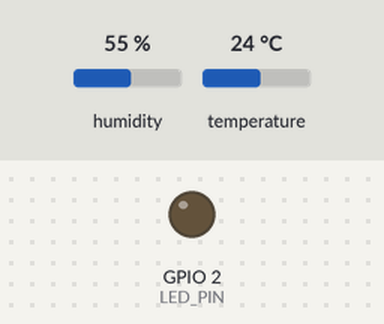
Bench run of a sketch on a simulated ESP8266 (NodeMCU). On the bench: output pins drawn as LEDs (lit = HIGH). The test bench sets the inputs (shaded band); at power-on: humidity 55 %, temperature 24 °C. WiFi joins after 1.5 s; servers stay silent unless stated; uploads are accepted with an empty reply; what the sketch prints to the serial monitor is not drawn.

Above: at 1.63 s.
At 4.2 s:
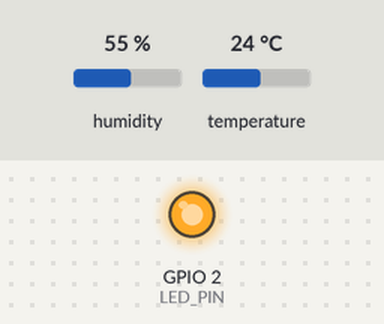
Timing chart, 0 to 8.3 s (numbered marks = the images above):
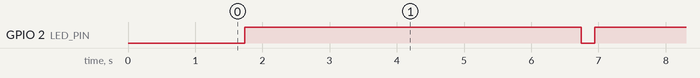

The sketch:

arduino.ino
```cpp
/**
 * Simple Arduino program for an ESP286 microcontroller
 * that polls temperature and humidity values from a
 * DHT22 sensor and transmits them via HTTP POST as
 * a JSON document.
 */

#include <ESP8266WiFi.h>
#include <DHT.h>
#include <ArduinoHttpClient.h>
#include <ArduinoJson.h>

#include "parameters.h"

#define CONTENT_TYPE "application/json"
#define LED_PIN 2

// Enable ESP.getVCC()
ADC_MODE(ADC_VCC);

// DHT driver
DHT dht(DHT_GPIO_PIN, DHT_TYPE);

// HTTP Client
#if WIFI_ENABLED
WiFiClient wifiClient;
HttpClient httpClient = HttpClient(wifiClient, HTTP_ADDRESS, HTTP_PORT);
#endif

//
int counter = 0;
float vcc;
float temp;
float humid;

// Setup function
void setup() {
    Serial.begin(115200);
    delay(10);
    Serial.println();
    Serial.println();
    Serial.println("....");
    delay(15);
    Serial.println("*****************************");
    Serial.println("Starting up");
    Serial.println("*****************************");
    Serial.println();

    setup_wifi();
    dht.begin();
    pinMode(LED_PIN, OUTPUT);
}

// Connect to WiFi network
void setup_wifi(){
#if WIFI_ENABLED
  Serial.println();
  Serial.print("HTTP Server address: ");
  Serial.print(HTTP_ADDRESS);
  Serial.print(" port: ");
  Serial.println(HTTP_PORT);

  Serial.print("Connecting to ");
  Serial.println(WIFI_SSID);

  WiFi.begin(WIFI_SSID, WIFI_PASS);
  while (WiFi.status() != WL_CONNECTED) {
    Serial.print(".");
    delay(500);
  }

  Serial.println("");
  Serial.print("WiFi connected, IP: ");
  Serial.println(WiFi.localIP());
  Serial.println();
#else
  Serial.println("No WiFi support compiled in");
#endif
}

// Main loop
void loop(){
    digitalWrite(LED_PIN, LOW);

    read_state();
    //  dump_state();

    Serial.print("JSON: ");
    String json = get_json();
    Serial.print(json);
    send_json(json);

    counter++;

    digitalWrite(LED_PIN, HIGH);

    delay(MAIN_INTERVAL);
}

void read_state(){
  vcc   = ESP.getVcc();
  humid = dht.readHumidity();
  temp  = dht.readTemperature();
}

//void dump_state(){
//  Serial.print("c=");    Serial.print(counter);
//  Serial.print(" vcc="); Serial.print(vcc);
//  Serial.print(" t=");   Serial.print(temp);
//  Serial.print(" h=");   Serial.print(humid);
//  Serial.println();
//}

String get_json(){
    const int json_capacity = JSON_OBJECT_SIZE(4);
    StaticJsonDocument<json_capacity> json_doc;

    json_doc["counter"].set(counter);
    json_doc["vcc"].set(vcc);
    json_doc["temp"].set(temp);
    json_doc["humid"].set(humid);

    // TODO: use static memory allocation
    String json = "";
    serializeJson(json_doc, json);

    return json;
}

void send_json(String json){
#if WIFI_ENABLED
  Serial.print("Sending data... ");
  httpClient.beginRequest();
  httpClient.post(HTTP_PATH);
  httpClient.sendHeader("Content-Type", CONTENT_TYPE);
  httpClient.sendHeader("Content-Length", json.length());
  //httpClient.sendHeader("X-Custom-Header", "custom-header-value");
  httpClient.beginBody();
  httpClient.print(json);
  httpClient.endRequest();

  int statusCode  = httpClient.responseStatusCode();
  String response = httpClient.responseBody();

  Serial.print("status=");      Serial.print(statusCode);
  Serial.print(", response=");  Serial.println(response);
#endif
}
```

parameters.example.h
```cpp
#define MAIN_INTERVAL 5000

// GPIO5 = BOARD D1
// GPIO4 = BOARD D2
#define DHT_GPIO_PIN 5
#define DHT_TYPE DHT22

#define WIFI_ENABLED 1

#define WIFI_SSID "My net"
#define WIFI_PASS "My pass"

#define HTTP_ADDRESS "foo.bar"
#define HTTP_PORT 80
#define HTTP_PATH "/foo"
```

Measured:
- by itself, GPIO 2 (LED_PIN): alternates HIGH for 5.0 s and LOW for 0.21 s
